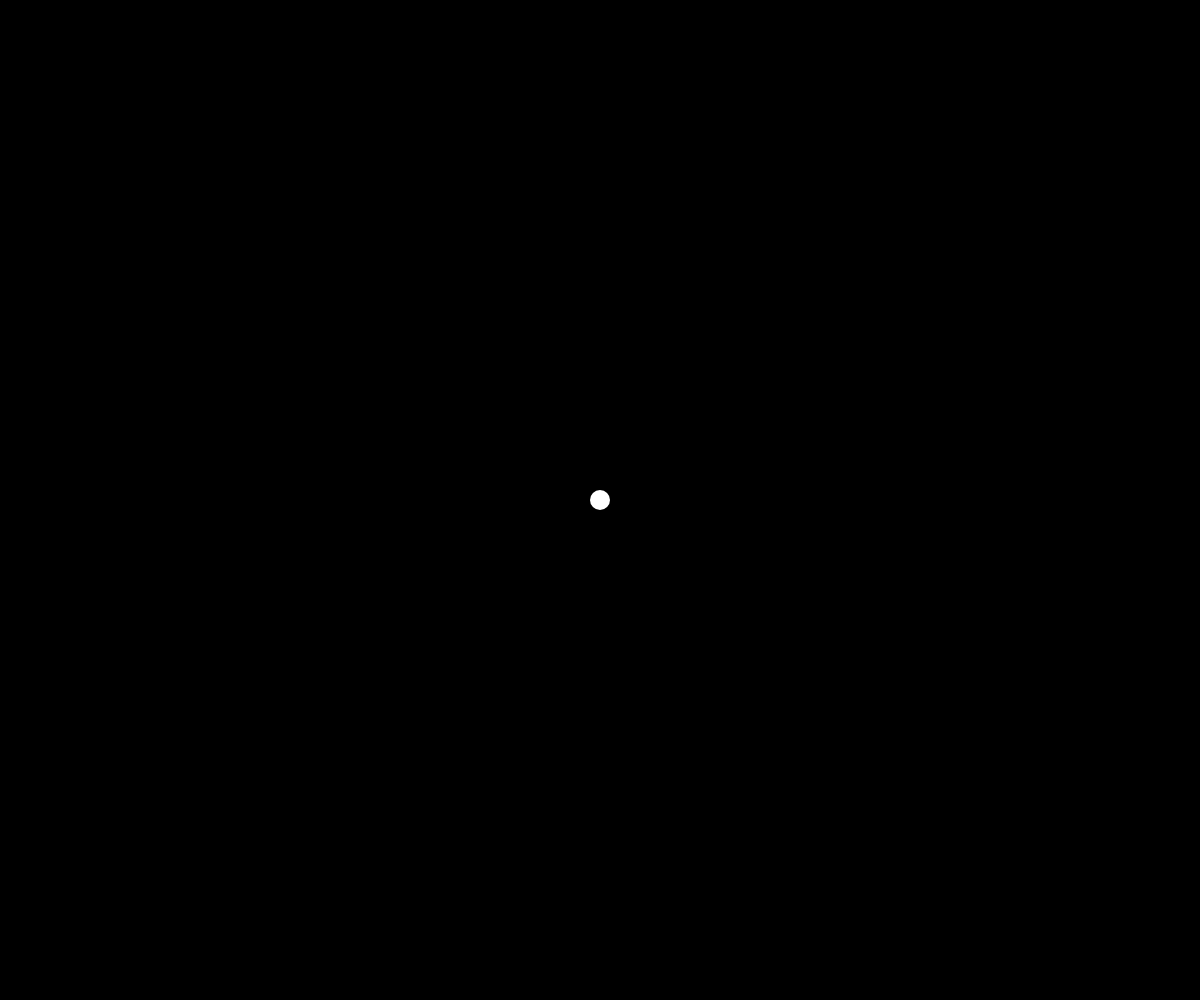
Frame 1 (no input)
Frame 60 (no input): identical to frame 1, image omitted
Frame 120 (the mouse pressed at the canvas centre since frame 60): identical to frame 1, image omitted

The p5.js sketch that drew this single still picture (run headless with seeded random() and noise() and a simulated clock; from frame 60 on, the mouse is pressed at the canvas centre):

// p5.js sketch
// ── sketch.js
//variable

var circleX;
//declare

function setup() {
  createCanvas(window.innerWidth, window.innerHeight);
  circleX = 0.5;
  //initialize
}

function draw() {
  background(0);
  noStroke();
  fill(255);
  ellipse(width*circleX, height*circleX, 20, 20)
  //use

}
